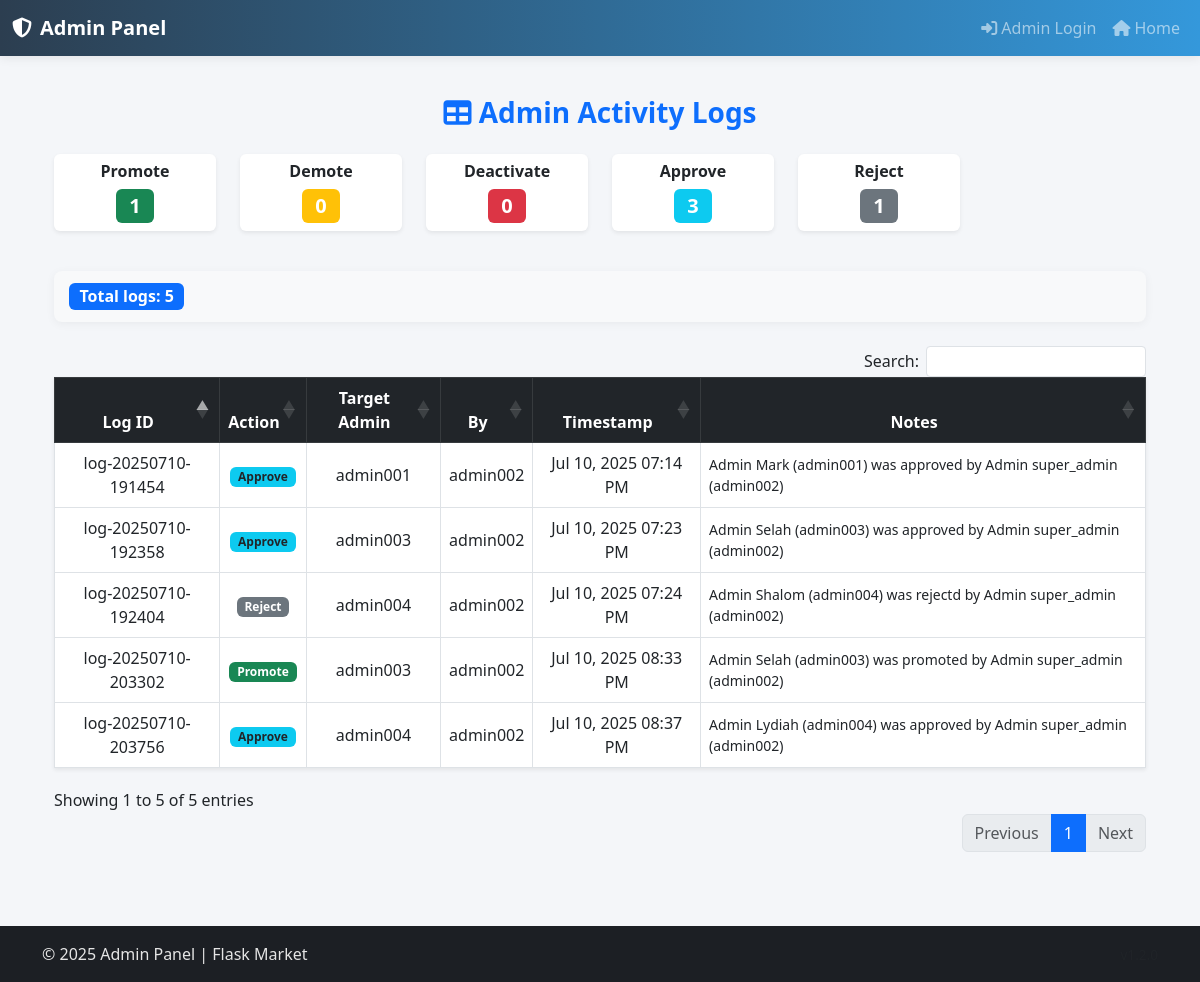
Screenshot of /admins/admin/activity with the database file from the repository.
### admins/models.py (models this page shows, shortened)
class AdminActionLog(db.Model):
    __tablename__ = 'admin_action_log'
    log_id = db.Column(db.String(), primary_key=True)
    action = db.Column(db.String(length=50), nullable=False)
    target_admin_id = db.Column(db.String(), db.ForeignKey('admins.admin_id'), nullable=False)
    performed_by_admin_id = db.Column(db.String(), db.ForeignKey('admins.admin_id'), nullable=False)
    timestamp = db.Column(db.DateTime(timezone=True), nullable=False, default=lambda: datetime.now(ZoneInfo("Africa/Nairobi")))
    notes = db.Column(db.Text)
    perfomer_admin = db.relationship('Admins', foreign_keys=[performed_by_admin_id], backref='performed_logs')

### admins/routes.py (the view)
@admins_bp.route('/admin/activity')
def admin_activity():
    logs = AdminActionLog.query.order_by(AdminActionLog.timestamp.desc()).all()
    return render_template('admin/super_admin_activity.html', logs=logs)

### admins/routes.py (called while the page is built)
@admins_bp.context_processor
def inject_now():
    eat = ZoneInfo("Africa/Nairobi")
    return {'now': datetime.now(tz=eat)}

@admins_bp.context_processor
def inject_stats():
    stats = {
        'total_items': Items.query.count(),
        'total_admins': Admins.query.count(),
        'pending_approvals': Admins.query.filter_by(is_approved=False).count(),
        'active_admins': Admins.query.filter_by(is_approved=True).count(),
        'updated_items': ItemManagementlog.query.filter_by(action='updated').count(),
        'deleted_items': ItemManagementlog.query.filter_by(action='deleted').count(),
    }
    recent_items_logs = ItemManagementlog.query.order_by(ItemManagementlog.timestamp.desc()).limit(5).all()
    recent_admins_logs = AdminActionLog.query.order_by(AdminActionLog.timestamp.desc()).limit(5).all()
    return {
        'stats': stats,
        'recent_admins_logs': recent_admins_logs,
        'recent_items_logs': recent_items_logs
    }

### admins/templates/admin/super_admin_activity.html (shortened to what this page needs)
{% extends 'admin_base.html' %}
{% block content %}
<div class="container py-4">
    <h3 class="text-center mb-4 text-primary fw-bold">
        <i class="fas fa-table"></i> Admin Activity Logs
    </h3>
    <div class="row mb-4">
        {% set counts = {
            'promote': 0,
            'demote': 0,
            'deactivate': 0,
            'approve': 0,
            'reject': 0
        } %}
        {% for log in logs %}
            {% if log.action in counts %}
                {% set _ = counts.update({log.action: counts[log.action] + 1}) %}
            {% endif %}
        {% endfor %}
        {% set badges = {
            'promote': 'success',
            'demote': 'warning',
            'deactivate': 'danger',
            'approve': 'info',
            'reject': 'secondary'
        } %}
        {% for action, count in counts.items() %}
        <div class="col-md-2 col-6 mb-3">
            <div class="card text-center border-0 shadow-sm">
                <div class="card-body py-2">
                    <h6 class="fw-bold text-capitalize">
                        {{ action }}
                    </h6>
                    <span class="badge bg-{{ badges[action] }} fs-5">{{ count }}</span>
                </div>
            </div>
        </div>
        {% endfor %}
    </div>
    <div id="customToolbar" class="d-flex justify-content-between align-items-center mb-3 flex-wrap">
        <div>
            <span class="badge bg-primary fs-6">
                Total logs: {{ logs|length }}
            </span>
        </div>
    </div>
    <table id="adminLogsTable" class="table table-hover table-bordered align-middle shadow-sm">
        <thead class="table-dark">
            <tr>
                <th class="text-center">Log ID</th>
                <th class="text-center">Action</th>
                <th class="text-center">Target Admin</th>
                <th class="text-center">By</th>
                <th class="text-center">Timestamp</th>
                <th class="text-center">Notes</th>
            </tr>
        </thead>
        <tbody>
            {% for log in logs %}
            <tr>
                <td class="text-center">{{ log.log_id }}</td>
                <td class="text-center">
                    {% set colors = {
                        'promote': 'success',
                        'demote': 'warning text-dark',
                        'deactivate': 'danger',
                        'approve': 'info text-dark',
                        'reject': 'secondary',
                    } %}
                    {% if log.action in colors %}
                        <span class="badge bg-{{ colors[log.action] }}">{{ log.action.capitalize() }}</span>
                    {% else %}
                        {{ log.action }}
                    {% endif %}
                </td>
                <td class="text-center">{{ log.target_admin_id }}</td>
                <td class="text-center">{{ log.performed_by_admin_id }}</td>
                <td class="text-center">{{ log.timestamp.strftime('%b %d, %Y %I:%M %p') }}</td>
                <td class="text-wrap small">{{ log.notes }}</td>
            </tr>
            {% endfor %}
        </tbody>
    </table>
</div>
{% endblock %}

### admins/templates/admin_base.html (style rules this page uses)
body { background-color: #f4f6f9; min-height: 100vh; display: flex; flex-direction: column; }

### admins/templates/admin/super_admin_activity.html (style rules this page uses)
#customToolbar { background: #f8f9fa; border-radius: 8px; padding: 12px 15px; box-shadow: 0 2px 10px rgba(0, 0, 0, 0.05); }

### rows the page displays
AdminActionLog: log_id "log-20250710-203756", action "Approve", target_admin_id "admin004", performed_by_admin_id "admin002", timestamp "Jul 10, 2025 08:37 PM", notes "Admin Lydiah (admin004) was approved by Admin super_admin (admin002)"
AdminActionLog: log_id "log-20250710-203302", action "Promote", target_admin_id "admin003", performed_by_admin_id "admin002", timestamp "Jul 10, 2025 08:33 PM", notes "Admin Selah (admin003) was promoted by Admin super_admin (admin002)"
AdminActionLog: log_id "log-20250710-192404", action "Reject", target_admin_id "admin004", performed_by_admin_id "admin002", timestamp "Jul 10, 2025 07:24 PM", notes "Admin Shalom (admin004) was rejectd by Admin super_admin (admin002)"
AdminActionLog: log_id "log-20250710-192358", action "Approve", target_admin_id "admin003", performed_by_admin_id "admin002", timestamp "Jul 10, 2025 07:23 PM", notes "Admin Selah (admin003) was approved by Admin super_admin (admin002)"
AdminActionLog: log_id "log-20250710-191454", action "Approve", target_admin_id "admin001", performed_by_admin_id "admin002", timestamp "Jul 10, 2025 07:14 PM", notes "Admin Mark (admin001) was approved by Admin super_admin (admin002)"

### other values shown
{{ action }} "Promote" "Demote" "Deactivate" "Approve" "Reject"
{{ count }} "1" "0" "0" "3" "1"
{{ logs|length }} "5"
